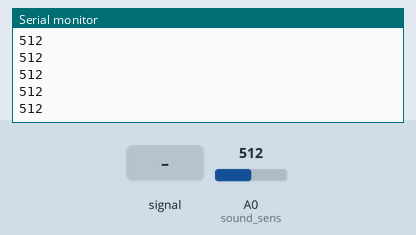
The sketch below on a simulated Arduino Uno, built with avr-gcc and run on an emulated ATmega328P. On the bench: the last lines printed to the serial monitor. Inputs (shaded band) come from the test bench; at power-on: A0 (sound_sens) = 512.

Above: at 1.2 s.
1.3 s: A0 (sound_sens) fed a 200 Hz sine of ±81 counts around its level
At 1.56 s:
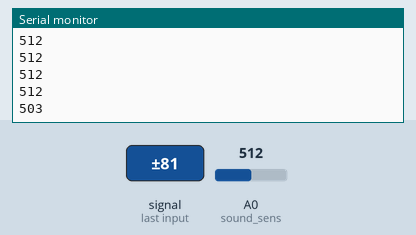
2.8 s: A0 (sound_sens) set to 716
At 2.96 s:
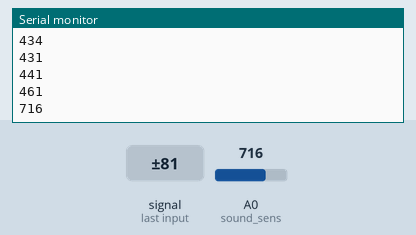
4.3 s: A0 (sound_sens) fed a 1000 Hz sine of ±255 counts around its level
At 4.56 s:
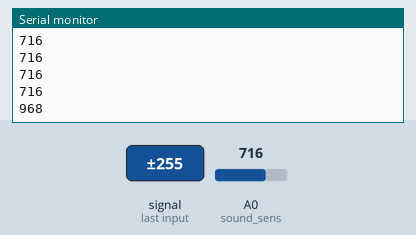
5.8 s: A0 (sound_sens) set to 900
At 5.96 s:
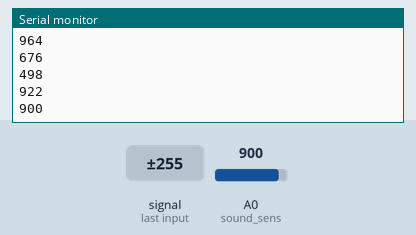
Timing chart, 0 to 8.3 s (numbered marks = the images above; inputs shaded):
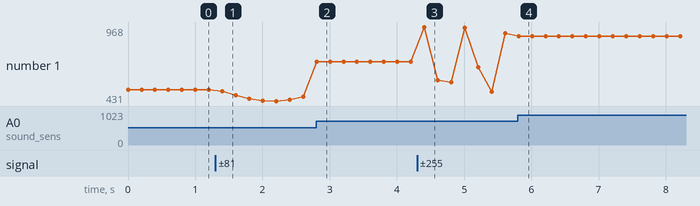

Measured:
- after the input at 1.3 s, the serial monitor: prints a new line after 0.10 s (image 1)
- after the input at 2.8 s, the serial monitor: prints a new line at once (image 2)
- after the input at 4.3 s, the serial monitor: prints a new line after 0.11 s (image 3)
- after the input at 5.8 s, the serial monitor: prints a new line at once (image 4)
- plotted number 1: 512 → 461 after the input at 1.3 s, 461 → 716 after the input at 2.8 s, 716 → 922 after the input at 4.3 s, 922 → 900 after the input at 5.8 s

The sketch:

sound_sensor_ky037_.ino
```cpp
#define led_1 11
#define led_2 12
#define led_3 13
#define sound_sens A0


void setup() {
  Serial.begin(9600);

  digitalWrite(led_1, OUTPUT);
  digitalWrite(led_2, OUTPUT);
  digitalWrite(led_3, OUTPUT);
}


void loop() {

  int sound = analogRead(sound_sens);
  Serial.println(sound);

  if(sound > 300) {
    digitalWrite(led_1, 1);
    digitalWrite(led_2, 1);
    digitalWrite(led_3, 1);
    delay(100);
    digitalWrite(led_1, 0);
    digitalWrite(led_2, 0);
    digitalWrite(led_3, 0);
    delay(100);
  }
  else {
    digitalWrite(led_1, 0);
    digitalWrite(led_2, 0);
    digitalWrite(led_3, 0);
  }

}
```
